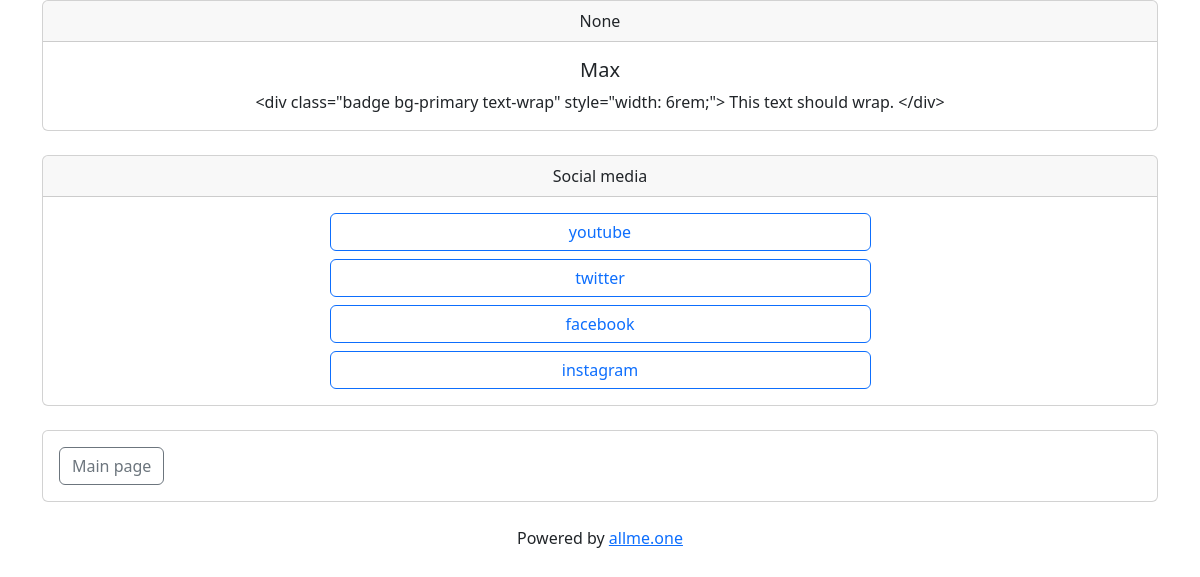
/zlrlggces/, run on an earlier commit of the app's database.
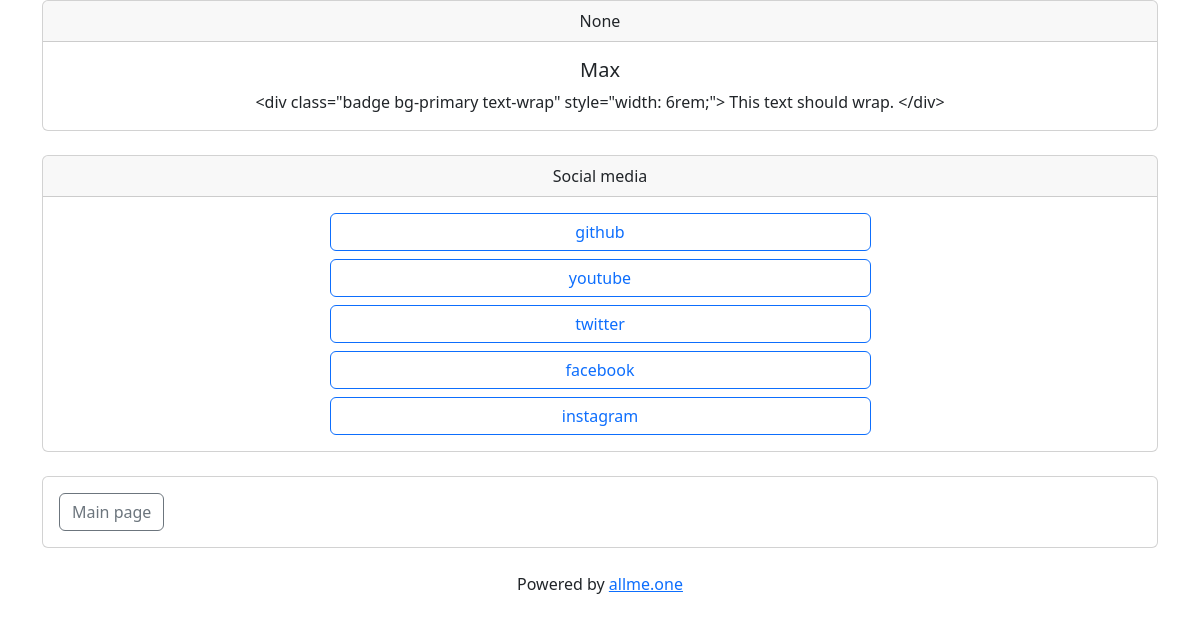
And on a later commit of the database.
### app/models/links.py (models this page shows, shortened)
class SocialNetwork():
    id = db.Column(db.Integer, primary_key=True)
    username = db.Column(db.String(160))
    about = db.Column(db.String(32))
    network_name = db.Column(db.String(16))
    description = db.Column(db.String(255))
    def get_title(self):
        return self.network_name

class Youtube(db.Model, SocialNetwork):
    links_id = db.Column(db.Integer, db.ForeignKey('links.id'))
    def __repr__(self) -> str:
        return f'<YouTube username: {self.username}>'

class Twitter(db.Model, SocialNetwork):
    links_id = db.Column(db.Integer, db.ForeignKey('links.id'))
    def __repr__(self) -> str:
        return f'<Twitter username: {self.username}>'

class Facebook(db.Model, SocialNetwork):
    links_id = db.Column(db.Integer, db.ForeignKey('links.id'))
    def __repr__(self) -> str:
        return f'<Facebook username: {self.username}>'

class Instagram(db.Model, SocialNetwork):
    links_id = db.Column(db.Integer, db.ForeignKey('links.id'))
    def __repr__(self) -> str:
        return f'<Instagram username: {self.username}>'

class Github(db.Model, SocialNetwork):
    links_id = db.Column(db.Integer, db.ForeignKey('links.id'))
    def __repr__(self) -> str:
        return f'<github username: {self.username}>'

### app/main/routes.py (the view)
@bp.route('/<unique_link>/')
def short_list_of_links(unique_link):
    links_data = collect_links_data(unique_link)
    if current_user.is_authenticated:
        visitor_authenticated = True
        visitor_paying = current_user.is_paying()
    else:
        visitor_authenticated = False
        visitor_paying = False
    return render_template("links/cards/short.html",
                           links_data=links_data,
                           visitor_authenticated=visitor_authenticated,
                           visitor_paying=visitor_paying,
                           )

### app/models/links.py (called while the page is built)
    def __repr__(self) -> str:
        return f'<(about) User name: {self.username}>'

    def __repr__(self) -> str:
        return f'<E-mail adress: {self.username}>'

    def __repr__(self) -> str:
        return f'<buymeacoffe username: {self.username}>'

    def __repr__(self) -> str:
        return f'<cloudtips username: {self.username}>'

    def __repr__(self) -> str:
        return f'<telegram username: {self.username}>'

### app/templates/links/cards/short.html (shortened to what this page needs)
{% extends "base.html" %}
{% block content %}
{% if links_data['information'] %}
  {% set info = links_data['information']['about'] %}
  <div class="card text-center">
    <div class="card-header">
      {{ info['about'] }}
    </div>
    <div class="card-body">
      <h5 class="card-title">{{ info['username'] }}</h5>
      <p class="card-text">{{ info['description'] }}</p>
    </div>
  </div>
{% endif %}
<br>
{% if links_data['social_media'] %}
<div class="card text-center">
  <div class="card-header">
    Social media
  </div>
  <div class="card-body">
    <div class="d-grid gap-2 col-{{ button_size }} mx-auto">
      {% for key, data in links_data['social_media'].items() %}
      <a href="{{ data['full_url'] }}" target=”_blank” class="btn btn-outline-primary">
        {{ key }}
      </a>
      {% endfor %}
    </div>
  </div>
</div>
{% endif %}
<div class="card">
  <div class="card-body">
  {% include 'bottom_buttons.html' %}
  </div>
</div>
{% if not visitor_paying %}
  <div>
  {% include 'bottom_about.html' %}
  </div>
{% endif %}
{% endblock %}

What changed in the data, as far as the page shows it:
added Github: network_name "github"
